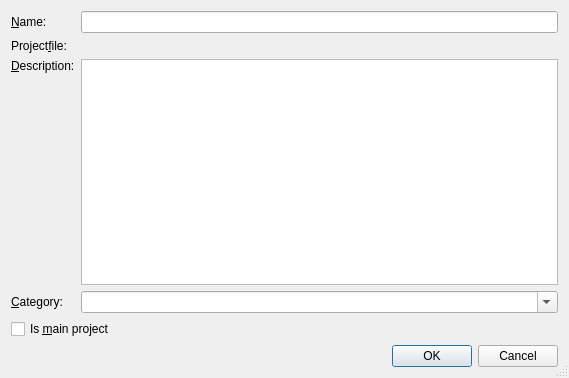
<?xml version="1.0" encoding="UTF-8"?>
<ui version="4.0">
 <class>AddProjectDialog</class>
 <widget class="QDialog" name="AddProjectDialog">
  <property name="geometry">
   <rect>
    <x>0</x>
    <y>0</y>
    <width>569</width>
    <height>378</height>
   </rect>
  </property>
  <property name="windowTitle">
   <string>Add Project</string>
  </property>
  <property name="sizeGripEnabled">
   <bool>true</bool>
  </property>
  <layout class="QGridLayout" name="gridLayout">
   <item row="0" column="0">
    <widget class="QLabel" name="label">
     <property name="text">
      <string>&amp;Name:</string>
     </property>
     <property name="buddy">
      <cstring>nameEdit</cstring>
     </property>
    </widget>
   </item>
   <item row="0" column="1">
    <widget class="QLineEdit" name="nameEdit">
     <property name="toolTip">
      <string>Enter the name of the project</string>
     </property>
    </widget>
   </item>
   <item row="1" column="0">
    <widget class="QLabel" name="label_2">
     <property name="text">
      <string>Project&amp;file:</string>
     </property>
     <property name="buddy">
      <cstring>filenamePicker</cstring>
     </property>
    </widget>
   </item>
   <item row="1" column="1">
    <widget class="E5PathPicker" name="filenamePicker" native="true">
     <property name="sizePolicy">
      <sizepolicy hsizetype="Expanding" vsizetype="Preferred">
       <horstretch>0</horstretch>
       <verstretch>0</verstretch>
      </sizepolicy>
     </property>
     <property name="focusPolicy">
      <enum>Qt::StrongFocus</enum>
     </property>
     <property name="toolTip">
      <string>Enter the name of the project file</string>
     </property>
    </widget>
   </item>
   <item row="2" column="0">
    <widget class="QLabel" name="label_3">
     <property name="text">
      <string>&amp;Description:</string>
     </property>
     <property name="alignment">
      <set>Qt::AlignLeading|Qt::AlignLeft|Qt::AlignTop</set>
     </property>
     <property name="buddy">
      <cstring>descriptionEdit</cstring>
     </property>
    </widget>
   </item>
   <item row="2" column="1">
    <widget class="QTextEdit" name="descriptionEdit">
     <property name="toolTip">
      <string>Enter a short description for the project</string>
     </property>
     <property name="tabChangesFocus">
      <bool>true</bool>
     </property>
     <property name="acceptRichText">
      <bool>false</bool>
     </property>
    </widget>
   </item>
   <item row="3" column="0">
    <widget class="QLabel" name="label_4">
     <property name="text">
      <string>&amp;Category:</string>
     </property>
     <property name="buddy">
      <cstring>categoryComboBox</cstring>
     </property>
    </widget>
   </item>
   <item row="3" column="1">
    <widget class="QComboBox" name="categoryComboBox">
     <property name="toolTip">
      <string>Select a project category</string>
     </property>
     <property name="editable">
      <bool>true</bool>
     </property>
    </widget>
   </item>
   <item row="4" column="0" colspan="2">
    <widget class="QCheckBox" name="masterCheckBox">
     <property name="toolTip">
      <string>Select to make this project the main project</string>
     </property>
     <property name="text">
      <string>Is &amp;main project</string>
     </property>
    </widget>
   </item>
   <item row="5" column="0" colspan="2">
    <widget class="QDialogButtonBox" name="buttonBox">
     <property name="orientation">
      <enum>Qt::Horizontal</enum>
     </property>
     <property name="standardButtons">
      <set>QDialogButtonBox::Cancel|QDialogButtonBox::Ok</set>
     </property>
    </widget>
   </item>
  </layout>
 </widget>
 <customwidgets>
  <customwidget>
   <class>E5PathPicker</class>
   <extends>QWidget</extends>
   <header>E5Gui/E5PathPicker.h</header>
   <container>1</container>
  </customwidget>
 </customwidgets>
 <tabstops>
  <tabstop>nameEdit</tabstop>
  <tabstop>filenamePicker</tabstop>
  <tabstop>descriptionEdit</tabstop>
  <tabstop>categoryComboBox</tabstop>
  <tabstop>masterCheckBox</tabstop>
 </tabstops>
 <resources/>
 <connections>
  <connection>
   <sender>buttonBox</sender>
   <signal>accepted()</signal>
   <receiver>AddProjectDialog</receiver>
   <slot>accept()</slot>
   <hints>
    <hint type="sourcelabel">
     <x>248</x>
     <y>254</y>
    </hint>
    <hint type="destinationlabel">
     <x>157</x>
     <y>274</y>
    </hint>
   </hints>
  </connection>
  <connection>
   <sender>buttonBox</sender>
   <signal>rejected()</signal>
   <receiver>AddProjectDialog</receiver>
   <slot>reject()</slot>
   <hints>
    <hint type="sourcelabel">
     <x>316</x>
     <y>260</y>
    </hint>
    <hint type="destinationlabel">
     <x>286</x>
     <y>274</y>
    </hint>
   </hints>
  </connection>
 </connections>
</ui>
